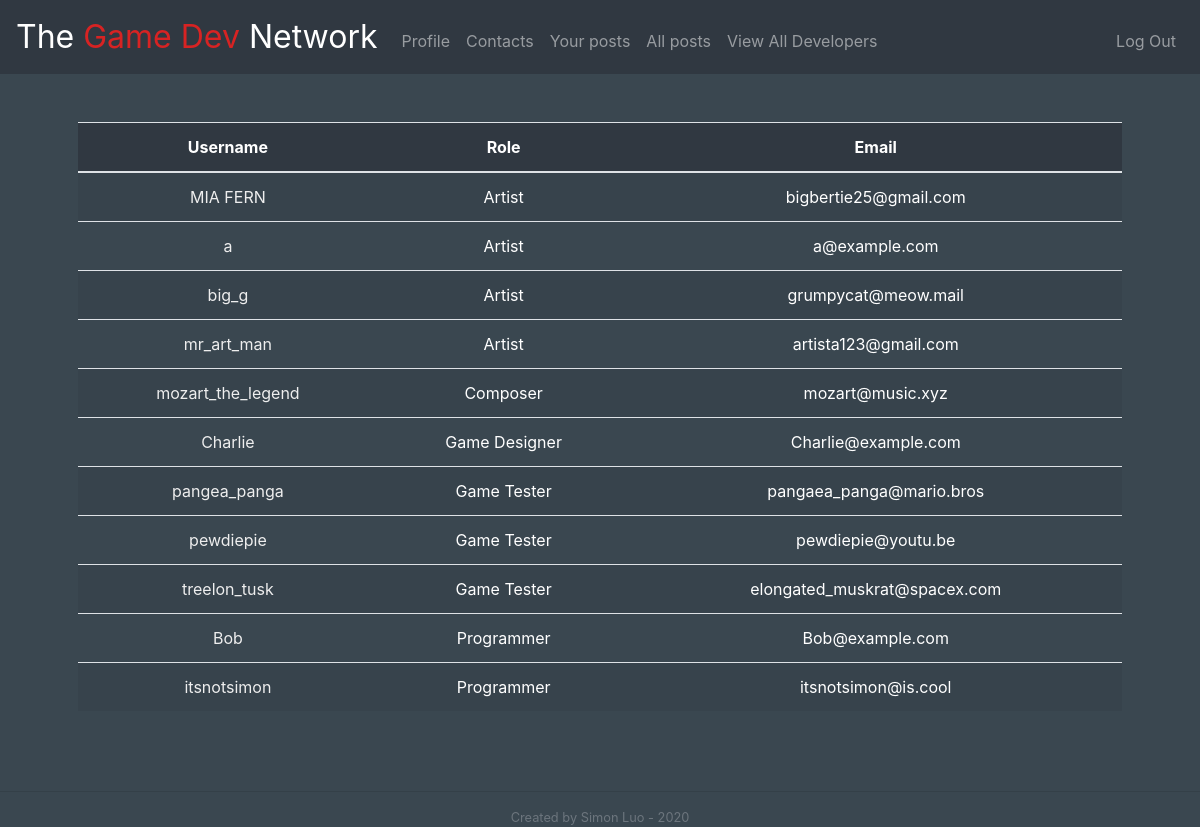
The page /developers (signed in) on the database its author committed.
### tables this page shows
CREATE TABLE users (
    id INTEGER PRIMARY KEY AUTOINCREMENT NOT NULL, 
    email	TEXT	NOT NULL,
    username    TEXT        NOT NULL, 
    hash        TEXT        NOT NULL,
    role        TEXT        NOT NULL 
, description	TEXT);

### app.py (the view)
@app.route("/developers")
@login_required
def developers():
    users = db.execute("SELECT username, role, email FROM users ORDER BY role, username")
    return render_template("developers.html", users=users)

### app.py (called while the page is built)
@app.after_request
def after_request(response):
    response.headers["Cache-Control"] = "no-cache, no-store, must-revalidate"
    response.headers["Expires"] = 0
    response.headers["Pragma"] = "no-cache"
    return response

### helpers.py (called while the page is built)
def login_required(f):
    @wraps(f)
    def decorated_function(*args, **kwargs):
        if session.get("user_id") is None:
            return redirect("/login")
        return f(*args, **kwargs)
    return decorated_function

### templates/developers.html (shortened to what this page needs)
{% extends "layout.html" %}
{% block main %}
    <table class="table table-striped table-hover">
      <thead class="bg-0">
        <tr>
          <th scope="col">Username</th>
          <th scope="col">Role</th>
          <th scope="col">Email</th>
        </tr>
      </thead>
      <tbody>
        {% for user in users %}
          <tr>
            <td><a href='/user/{{ user["username"] }}'>{{ user["username"] }}</a></td>
            <td>{{ user["role"] }}</td>
            <td>{{ user["email"] }}</td>
          </tr>
        {% endfor %}
      </tbody>
    </table>
{% endblock %}

### templates/layout.html (shortened to what this page needs)
<!DOCTYPE html>
<html lang="en">
    <head>
        <link href="https://maxcdn.bootstrapcdn.com/bootstrap/4.1.3/css/bootstrap.min.css" rel="stylesheet">
        <link href="/static/styles.css" rel="stylesheet">
    </head>
    <body class="bg-1 text-white">
        <nav class="navbar navbar-expand-md navbar-dark bg-0">
            <a class="navbar-brand" href="/"> The <span class="text-red">Game Dev</span> Network </a>
            <div class="collapse navbar-collapse" id="navbar">
                {% if session.user_id %}
                    <ul class="navbar-nav mr-auto mt-2">
                        <li class="nav-item"><a class="nav-link" href="/profile">Profile</a></li>
                        <li class="nav-item"><a class="nav-link" href="/contacts">Contacts</a></li>
                        <li class="nav-item"><a class="nav-link" href="/your_posts">Your posts</a></li>
                        <li class="nav-item"><a class="nav-link" href="/all_posts">All posts</a></li>
                        <li class="nav-item"><a class="nav-link" href="/developers">View All Developers</a></li>
                    </ul>
                    <ul class="navbar-nav ml-auto mt-2">
                        <li class="nav-item"><a class="nav-link" href="/logout">Log Out</a></li>
                    </ul>
                {% else %}
                    <ul class="navbar-nav ml-auto mt-2">
                        <li class="nav-item"><a class="nav-link" href="/register">Register</a></li>
                        <li class="nav-item"><a class="nav-link" href="/login">Log In</a></li>
                    </ul>
                {% endif %}
            </div>
        </nav>
        <main class="container p-5">
            {% block main %}{% endblock %}
        </main>
        <hr>
        <footer class="small text-center text-muted">
            Created by Simon Luo - 2020
        </footer>
    </body>
</html>

### static/styles.css (style rules this page uses)
nav .navbar-brand { font-size: xx-large; }
main { overflow-x: auto; text-align: center; }
a { text-decoration: none; color: #eeeeee; }
.bg-0 { background-color: #303841; }
.bg-1 { background-color: #3a4750; }
.text-red { color: #d72323; }
.text-white { color: #eeeeee; }

### rows shown on the page
users: username "MIA FERN", role "Artist", email "bigbertie25@gmail.com"
users: username "a", role "Artist", email "a@example.com"
users: username "big_g", role "Artist", email "grumpycat@meow.mail"
users: username "mr_art_man", role "Artist", email "artista123@gmail.com"
users: username "mozart_the_legend", role "Composer", email "mozart@music.xyz"
users: username "Charlie", role "Game Designer", email "Charlie@example.com"
users: username "pangea_panga", role "Game Tester", email "pangaea_panga@mario.bros"
users: username "pewdiepie", role "Game Tester", email "pewdiepie@youtu.be"
users: username "treelon_tusk", role "Game Tester", email "elongated_muskrat@spacex.com"
users: username "Bob", role "Programmer", email "Bob@example.com"
users: username "itsnotsimon", role "Programmer", email "itsnotsimon@is.cool"
